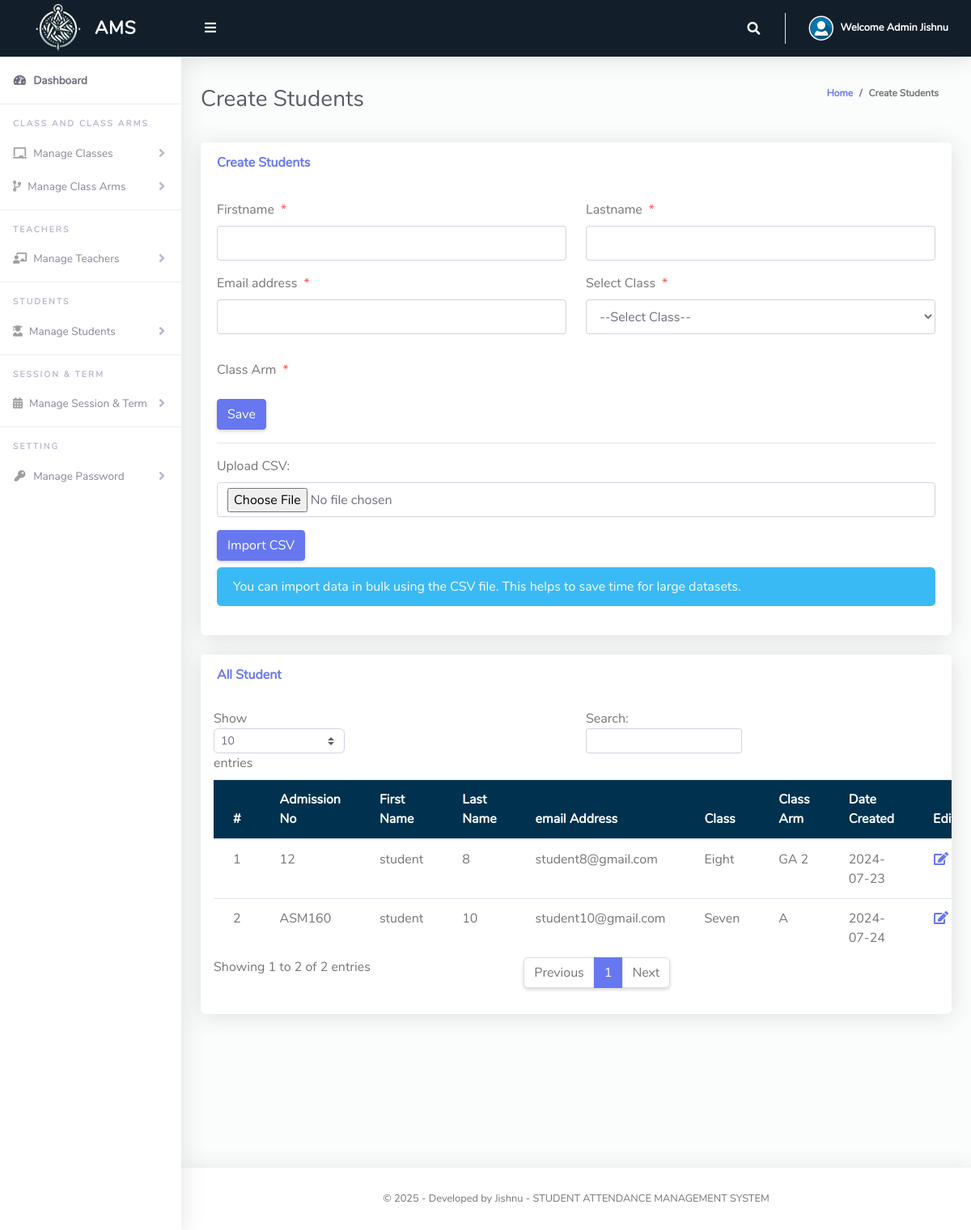
/Admin/createStudents.php (signed in), run on the app's committed database.
### tables this page shows
CREATE TABLE `tblstudents` (
  `Id` int(10) NOT NULL,
  `firstName` varchar(255) NOT NULL,
  `lastName` varchar(255) NOT NULL,
  `otherName` varchar(255) NOT NULL,
  `email` varchar(255) NOT NULL,
  `admissionNumber` varchar(255) NOT NULL,
  `password` varchar(50) NOT NULL,
  `classId` varchar(10) NOT NULL,
  `classArmId` varchar(10) NOT NULL,
  `dateCreated` varchar(50) NOT NULL
);

CREATE TABLE `tblclass` (
  `Id` int(10) NOT NULL,
  `className` varchar(255) NOT NULL
);

CREATE TABLE `tblclassarms` (
  `Id` int(10) NOT NULL,
  `classId` varchar(10) NOT NULL,
  `classArmName` varchar(255) NOT NULL,
  `isAssigned` varchar(10) NOT NULL
);

### Admin/createStudents.php (the view, shortened to what this page needs)
<?php
include '../Includes/dbcon.php';
?>
<!DOCTYPE html>
<html lang="en">
<head>
  <link href="../vendor/fontawesome-free/css/all.min.css" rel="stylesheet" type="text/css">
  <link href="../vendor/bootstrap/css/bootstrap.min.css" rel="stylesheet" type="text/css">
  <link href="css/ruang-admin.min.css" rel="stylesheet">
</head>
<body id="page-top">
  <div id="wrapper">
    <?php include "Includes/sidebar.php"; ?>
    <div id="content-wrapper" class="d-flex flex-column">
      <div id="content">
        <?php include "Includes/topbar.php"; ?>
        <div class="container-fluid" id="container-wrapper">
          <div class="d-sm-flex align-items-center justify-content-between mb-4">
            <h1 class="h3 mb-0 text-gray-800">Create Students</h1>
            <ol class="breadcrumb">
              <li class="breadcrumb-item"><a href="./">Home</a></li>
              <li class="breadcrumb-item active" aria-current="page">Create Students</li>
            </ol>
          </div>
          <div class="row">
            <div class="col-lg-12">
              <div class="card mb-4">
                <div class="card-header py-3 d-flex flex-row align-items-center justify-content-between">
                  <h6 class="m-0 font-weight-bold text-primary">Create Students</h6>
                </div>
                <div class="card-body">
                  <form method="post">
                    <div class="form-group row mb-3">
                      <div class="col-xl-6">
                        <label class="form-control-label">Firstname<span class="text-danger ml-2">*</span></label>
                        <input type="text" class="form-control" name="firstName" value="<?php echo $row['firstName']; ?>" id="exampleInputFirstName">
                      </div>
                      <div class="col-xl-6">
                        <label class="form-control-label">Lastname<span class="text-danger ml-2">*</span></label>
                        <input type="text" class="form-control" name="lastName" value="<?php echo $row['lastName']; ?>" id="exampleInputFirstName">
                      </div>
                    </div>
                    <div class="form-group row mb-3">
                      <div class="col-xl-6">
                        <label class="form-control-label">Email address<span class="text-danger ml-2">*</span></label>
                        <input type="text" class="form-control" required name="email" value="<?php echo $row['email']; ?>" id="exampleInputFirstName">
                      </div>
                      <div class="col-xl-6">
                        <label class="form-control-label">Select Class<span class="text-danger ml-2">*</span></label>
                        <?php
                        $qry = "SELECT * FROM tblclass ORDER BY className ASC";
                        $result = $conn->query($qry);
                        $num = $result->num_rows;
                        if ($num > 0) {
                          echo ' <select required name="classId" onchange="classArmDropdown(this.value)" class="form-control mb-3">';
                          echo '<option value="">--Select Class--</option>';
                          echo '</select>';
                        }
                        ?>
                      </div>
                    </div>
                    <div class="form-group row mb-3">
                      <div class="col-xl-6">
                        <label class="form-control-label">Class Arm<span class="text-danger ml-2">*</span></label>
                      </div>
                    </div>
                    <?php
                    if (isset($Id)) {
                    ?>
                      <button type="submit" name="update" class="btn btn-success">Update</button>
                      &nbsp;&nbsp;&nbsp;&nbsp;&nbsp;&nbsp;&nbsp;&nbsp;&nbsp;&nbsp;
                    <?php
                    } else {
                    ?>
                      <button type="submit" name="save" class="btn btn-primary">Save</button>
                    <?php
                    }
                    ?>
                  </form>
  <form action="" method="post" enctype="multipart/form-data">
  <hr>
    <div class="form-group">
      <label for="csvFile">Upload CSV:</label>
      <input type="file" class="form-control" id="csvFile" name="csvFile" accept=".csv" required>
    </div>
    <button type="submit" class="btn btn-primary" name="import">Import CSV</button>
    <div class="alert alert-info mt-2" role="alert">
                        You can import data in bulk using the CSV file. This helps to save time for large datasets.
                      </div>
  </form>
                </div>
              </div>
              <div class="row">
                <div class="col-lg-12">
                  <div class="card mb-4">
                    <div class="card-header py-3 d-flex flex-row align-items-center justify-content-between">
                      <h6 class="m-0 font-weight-bold text-primary">All Student</h6>
                    </div>
                    <div class="table-responsive p-3">
                      <table class="table align-items-center table-flush table-hover" id="dataTableHover">
                        <thead class="thead-light">
                          <tr>
                            <th>#</th>
                            <th>Admission No</th>
                            <th>First Name</th>
                            <th>Last Name</th>
                            <th>email Address</th>
                            <th>Class</th>
                            <th>Class Arm</th>
                            <th>Date Created</th>
                            <th>Edit</th>
                          </tr>
                        </thead>
                        <tbody>
                          <?php
                          $query = "SELECT tblstudents.Id, tblclass.className, tblclassarms.classArmName, tblclassarms.Id AS classArmId,
                          tblstudents.firstName, tblstudents.lastName, tblstudents.admissionNumber, tblstudents.email, tblstudents.dateCreated
                          FROM tblstudents
                          INNER JOIN tblclass ON tblclass.Id = tblstudents.classId
                          INNER JOIN tblclassarms ON tblclassarms.Id = tblstudents.classArmId";
                          $rs = $conn->query($query);
                          $num = $rs->num_rows;
                          $sn = 0;
                          if ($num > 0) {
                            while ($rows = $rs->fetch_assoc()) {
                              $sn = $sn + 1;
                              echo "
                              <tr>
                                <td>" . $sn . "</td>
                                <td>" . $rows['admissionNumber'] . "</td>
                                <td>" . $rows['firstName'] . "</td>
                                <td>" . $rows['lastName'] . "</td>
                                <td>" . $rows['email'] . "</td>
                                <td>" . $rows['className'] . "</td>
                                <td>" . $rows['classArmName'] . "</td>
                                 <td>" . $rows['dateCreated'] . "</td>
                                <td><a href='?action=edit&Id=" . $rows['Id'] . "'><i class='fas fa-fw fa-edit'></i></a></td>
                                <td><a href='?action=delete&Id=" . $rows['Id'] . "'><i class='fas fa-fw fa-trash'></i></a></td>
                              </tr>";
                            }
                          } else {
                            echo
                            "<div class='alert alert-danger' role='alert'>
                            No Record Found!
                            </div>";
                          }
                          ?>
                        </tbody>
                      </table>
                    </div>
                  </div>
                </div>
              </div>
            </div>
          </div>
        </div>
        <?php include "Includes/footer.php"; ?>
      </div>
    </div>
</body>
</html>

### Admin/Includes/topbar.php (shortened to what this page needs)
<?php
  $query = "SELECT * FROM tbladmin WHERE Id = ".$_SESSION['userId']."";
  $rs = $conn->query($query);
  $rows = $rs->fetch_assoc();
  $FName = $rows['firstName'];
?>
<nav class="navbar navbar-expand navbar-light  topbar mb-4 static-top" style="background-color: #121F2B;">
          <button id="sidebarToggleTop" class="btn btn-link rounded-circle mr-3">
            <i class="fa fa-bars"></i>
          </button>
          <ul class="navbar-nav ml-auto">
            <li class="nav-item dropdown no-arrow">
              <a class="nav-link dropdown-toggle" href="#" id="searchDropdown" role="button" data-toggle="dropdown"
                aria-haspopup="true" aria-expanded="false">
                <i class="fas fa-search fa-fw"></i>
              </a>
            </li>
            <li class="nav-item dropdown no-arrow">
              <a class="nav-link dropdown-toggle" href="#" id="userDropdown" role="button" data-toggle="dropdown"
                aria-haspopup="true" aria-expanded="false">
                <img class="img-profile rounded-circle border-0 " src="img/user.svg" style="max-width: 60px">
                <span class="ml-2 d-none d-lg-inline text-white small"><b>Welcome Admin <?php echo $FName;?></b></span>
              </a>
            </li>
          </ul>
        </nav>

### data on the page
tblstudents: admissionNumber "12", firstName "student", lastName "8", email "student8@gmail.com", classId.className "Eight", classArmId.classArmName "GA 2", dateCreated "2024-07-23"
tblstudents: admissionNumber "ASM160", firstName "student", lastName "10", email "student10@gmail.com", classId.className "Seven", classArmId.classArmName "A", dateCreated "2024-07-24"

### other printed values
$FName "Jishnu"
